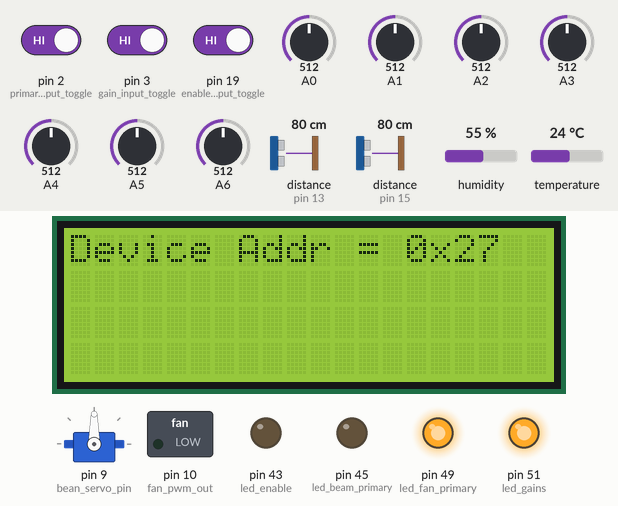
This sketch was run on a simulated Arduino Mega 2560, built with avr-gcc and run on an emulated ATmega2560. Shown: 20×4 character LCD, servo, switched loads named in the sketch (green lamp = pin HIGH), output pins drawn as LEDs (lit = HIGH). The test bench sets the inputs (shaded band); at power-on: pin 3 (gain_input_toggle) HIGH, pin 2 (primary_input_toggle) HIGH, pin 19 (enable_input_toggle) HIGH, A4 = 512, A5 = 512, A0 = 512, A1 = 512, A2 = 512, A3 = 512, A6 = 512, distance to the obstacle (sensors on pin 13, pin 15) 80 cm, humidity 55 %, temperature 24 °C. The echo pulse lasts 58.3 µs per cm; what the sketch prints to the serial monitor is not drawn.

Above: at 6.5 s.
6.6 s: pin 3 (gain_input_toggle) driven LOW
At 7.8 s:
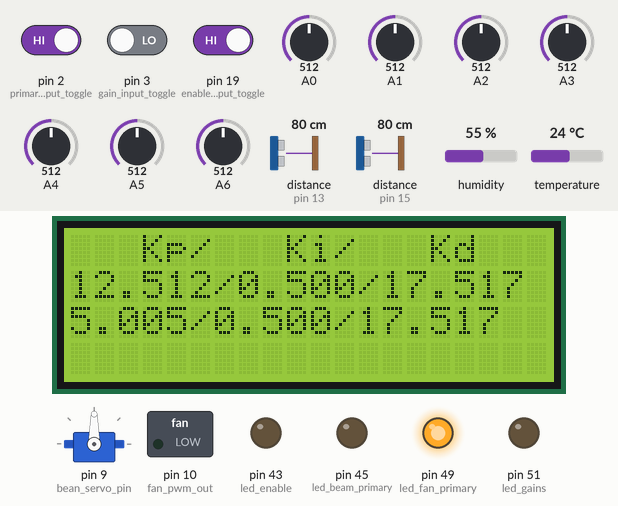
8.3 s: pin 2 (primary_input_toggle) driven LOW
At 9.3 s:
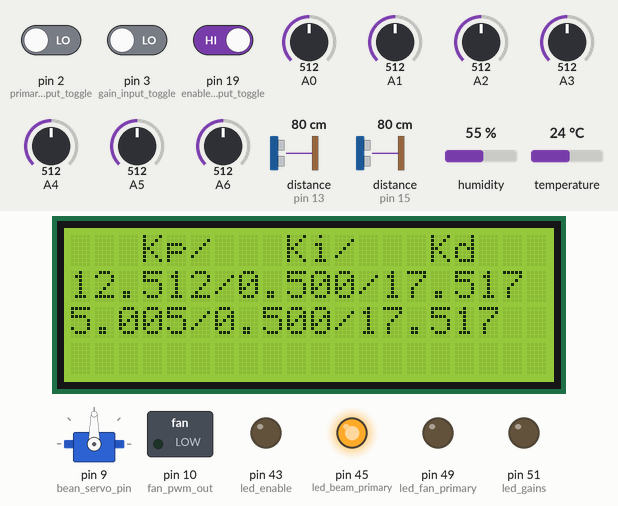
9.8 s: pin 19 (enable_input_toggle) driven LOW
At 10.9 s:
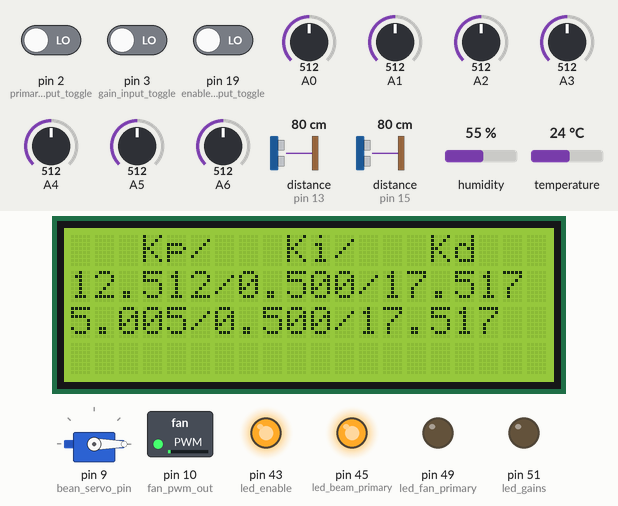
11.3 s: A4 set to 83
At 11.9 s:
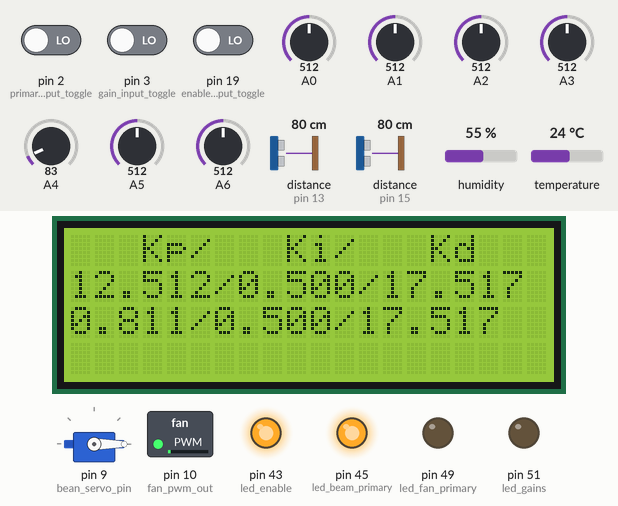
13.0 s: A4 set to 74
At 13.9 s:
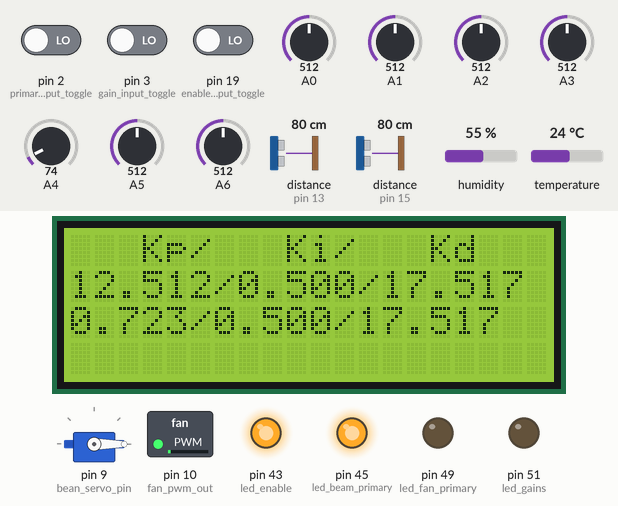
14.7 s: A5 set to 30
At 15.3 s:
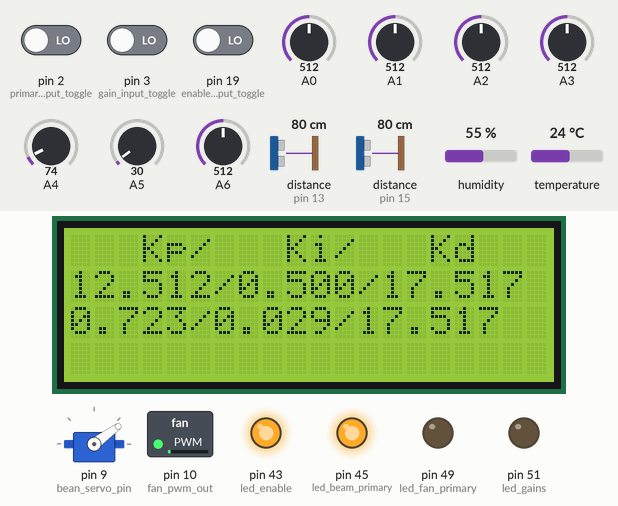
Timing chart, 0 to 18.5 s (numbered marks = the images above; inputs shaded):
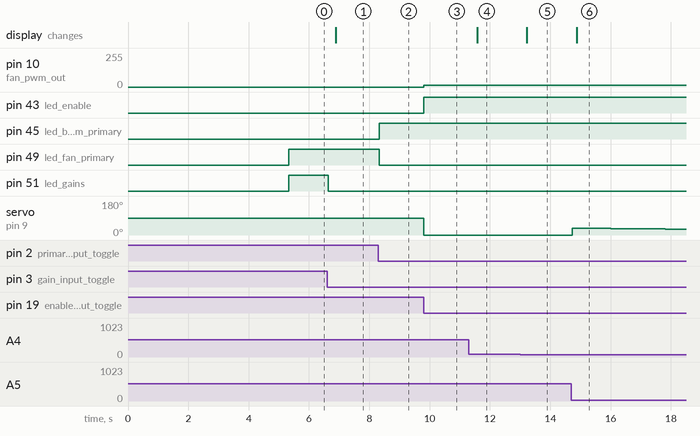

The sketch:

follower.ino
```cpp
#include <HCSR04.h>
#include <pid.h>
#include <Timer.h>
#include <Servo.h>
#include <Wire.h>
#include <LiquidCrystal_I2C.h>
#include <DHT11.h>

LiquidCrystal_I2C lcd(0x27, 20, 4);

/* Helper structs */

// PID pin inputs
typedef struct {
  const int kp_in;
  const int ki_in;
  const int kd_in;
} pid_inputs_t;

typedef struct {
  const int kp_max;
  const int ki_max;
  const int kd_max;
} pid_gains_max_t;

// Distance sensor
typedef struct {
  const int echo;
  const int trigger;
} ultrasonic_pins_t;

constexpr int moving_average_window_size = 10;

// Moving average container
typedef struct {
  uint8_t index;
  float buffer[moving_average_window_size];
  float raw;
  float filtered;
} filtered_data_t;

// Command interface
typedef struct {
  const pid_inputs_t gains;
  const pid_gains_max_t max_gains;
  const ultrasonic_pins_t position_input;
  const int command_input;
} input_command_interface_t;

typedef enum {
  FAN,
  BEAM
} system_type_t;

typedef struct {
  const system_type_t sys;                        // enum: system type
  UltraSonicDistanceSensor position_sensor;       // position sensor object
  PID controller;                                 // PID controller
  filtered_data_t target_position;                // target position
  filtered_data_t actual_position;                // sensed position
  int input_limits[2];                            // input min/max
  int output_limits[2];                           // output min/max
  void (*command_handler)(int command);           // callback for command
  input_command_interface_t *command_interface;   // command interface containing IO pins
} system_interface_t;

/* Macros */
// Constants
#define NUMBER_OF_SYSTEMS 2
#define USE_TEMP_SENSOR true

// Struct initializers
#define INIT_COMMAND_INTERFACE(SYSTEM)                                                                                \
  { .gains = { kp_##SYSTEM##_input, ki_##SYSTEM##_input, kd_##SYSTEM##_input },                                       \
    .max_gains = { kp_##SYSTEM##_max, ki_##SYSTEM##_max, kd_##SYSTEM##_max },                                         \
    .position_input = { .echo = SYSTEM##_ultrasonic_sensor_echo, .trigger = SYSTEM##_ultrasonic_sensor_trigger },     \
    .command_input = pot_##SYSTEM##_command_input,                                                                    \
  }

#define INIT_FILTERED_DATA { .index = -1 }

// Logging
#define NEWLINE()     \
  Serial.println()

#define LOG(buf) {    \
  Serial.print(buf);  \
  Serial.print(" ");  \
}

#define LOGEOL(buf)   \
  Serial.println(buf);

/* Pinouts */

// System-related
constexpr int kp_fan_input                       = A1;
constexpr int ki_fan_input                       = A2;
constexpr int kd_fan_input                       = A3;
constexpr int pot_fan_command_input              = A0;
constexpr int fan_ultrasonic_sensor_trigger      = 12;
constexpr int fan_ultrasonic_sensor_echo         = 13;
constexpr int kp_beam_input                      = A4;
constexpr int ki_beam_input                      = A5;
constexpr int kd_beam_input                      = A6;
constexpr int pot_beam_command_input             = A0;
constexpr int beam_ultrasonic_sensor_trigger     = 14;
constexpr int beam_ultrasonic_sensor_echo        = 15;

constexpr int gain_input_toggle           = 3;
constexpr int enable_input_toggle         = 19;
constexpr int primary_input_toggle        = 2;

// Max kp, ki, kd values
constexpr double kp_fan_max = 25.0;
constexpr double ki_fan_max = 1.0;
constexpr double kd_fan_max = 35.0;
constexpr double kp_beam_max = 10.0;
constexpr double ki_beam_max = 1.0;
constexpr double kd_beam_max = 35.0;

// Additional pins
constexpr int fan_pwm_out                        = 10;
constexpr int bean_servo_pin                     = 9;
constexpr int led_gains                          = 51;
constexpr int led_enable                         = 43;
constexpr int led_fan_primary                    = 49;
constexpr int led_beam_primary                   = 45;

constexpr int lcd_decimation = 5;

// Button debounce
constexpr float button_debounce_duration_ms      = 1000.0;
Timer gain_input_timer(button_debounce_duration_ms, MILLISECONDS);
Timer enable_input_timer(button_debounce_duration_ms, MILLISECONDS);
Timer primary_input_timer(button_debounce_duration_ms, MILLISECONDS);

/* Configuration params */
// Fan
#define fan_pid_limits        {0, 255}
#define servo_limits          {-90, 90}
#define fan_position_limits   {5, 30}
#define beam_position_limits  {5, 30}
constexpr float feed_forward_slope              = -2.0;
constexpr float feed_forward_offset             = 175.0;

// Beam
Servo beam_servo;
constexpr int beam_home_position                = 90;

// Temp/humidity sensor
#if USE_TEMP_SENSOR
constexpr int temp_sensor_pin = 4;
DHT11 temp_sensor(temp_sensor_pin);
filtered_data_t current_temp = { .index = -1 };
#endif

unsigned long ts;
constexpr int loop_rate_ms = 50.0;

static input_command_interface_t fan_command_interface = INIT_COMMAND_INTERFACE(fan);
static input_command_interface_t beam_command_interface = INIT_COMMAND_INTERFACE(beam);

void fan_command_callback(int command) {
  analogWrite(fan_pwm_out, command);
}

void beam_command_callback(int command) {
  beam_servo.write(beam_home_position - command);
}

/* Volatile booleans for interrupt. Need to be defined external from struct to work... */
volatile bool gain_state = false;
volatile bool enable_state = false;
volatile bool primary_state = true;

system_interface_t fan_system_interface = {
  .sys = FAN,
  .position_sensor = UltraSonicDistanceSensor(
    fan_command_interface.position_input.trigger,
    fan_command_interface.position_input.echo
  ),
  .controller = PID(
    0,
    0,
    0,
    NEGATIVE,
    &compute_fan_feed_forward
  ),
  .target_position = { .index = -1 },
  .actual_position = { .index = -1 }, // TODO: why does macro init fail?
  .input_limits = fan_position_limits,
  .output_limits = fan_pid_limits,
  .command_handler = &fan_command_callback,
  .command_interface = &fan_command_interface,
};

system_interface_t beam_system_interface = {
  .sys = BEAM,
  .position_sensor = UltraSonicDistanceSensor(
    beam_command_interface.position_input.trigger,
    beam_command_interface.position_input.echo
  ),
  .controller = PID(
    0,
    0,
    0,
    NEGATIVE
  ),
  .target_position = { .index = -1 },
  .actual_position = { .index = -1 }, // TODO: why does macro init fail?
  .input_limits = beam_position_limits,
  .output_limits = servo_limits,
  .command_handler = &beam_command_callback,
  .command_interface = &beam_command_interface,
};

system_interface_t interfaces[NUMBER_OF_SYSTEMS] = {fan_system_interface, beam_system_interface};

system_interface_t* get_interface(system_type_t system_type) {
  for (system_interface_t &interface : interfaces) {
    if (interface.sys == system_type) return &interface;
  }

  return NULL;
}

void setup() {
  // put your setup code here, to run once:
  Serial.begin(115200);

  // LCD setup
  lcd.init();
  lcd.backlight();
  lcd.setCursor(0,0);
  lcd.print("Device Addr = 0x27");

  // Initialize interfaces
  pinMode(gain_input_toggle, INPUT_PULLUP);
  gain_input_timer.Start();

  pinMode(enable_input_toggle, INPUT_PULLUP);
  enable_input_timer.Start();

  pinMode(primary_input_toggle, INPUT_PULLUP);
  primary_input_timer.Start();

  pinMode(led_gains, OUTPUT);
  pinMode(led_enable, OUTPUT);
  pinMode(led_fan_primary, OUTPUT);
  pinMode(led_beam_primary, OUTPUT);

  // Attach interrupts. Has to be done individually w/ current setup since debounce timers are decoupled...
  attachInterrupt(digitalPinToInterrupt(gain_input_toggle), toggle_edit_gains, FALLING);
  attachInterrupt(digitalPinToInterrupt(enable_input_toggle), toggle_edit_enable, FALLING);
  attachInterrupt(digitalPinToInterrupt(primary_input_toggle), toggle_edit_primary, FALLING);

  #if USE_TEMP_SENSOR
  while (current_temp.index != moving_average_window_size-1) {
    /* Fill filter buffer with current temp, use calibrated average */
    filter_data(&current_temp, temp_sensor.readTemperature());
  }
  #endif

  // Set servo to home position
  beam_servo.attach(bean_servo_pin);
  beam_servo.write(beam_home_position);
}

void loop() {
  static unsigned long iter = 0;
  ts = millis();

  update_sensed_and_targets();

  for (system_interface_t &interface : interfaces) {
    /* Update gains if state allows it */
    if (gain_state) {
      update_gains(&interface);
    }

    if (enable_state) {
      /* Compute PID */
      interface.controller.Step(
        loop_rate_ms * 0.001, // [ms] -> [s]
        interface.actual_position.filtered,
        interface.target_position.filtered
      );

      /* Send clamped output to command handler */
      interface.command_handler(
        interface.controller.GetClampedOutput(
          interface.output_limits[0],
          interface.output_limits[1]
        )
      );
    } else {
      interface.command_handler(0);
    }

    /* Log data */
    log_data(&interface);
  }

  /* Log timestamp, start newline in prep for next packet */
  LOGEOL(ts);

  digitalWrite(led_gains, !gain_state);
  digitalWrite(led_enable, enable_state);
  digitalWrite(led_fan_primary, primary_state);
  digitalWrite(led_beam_primary, !primary_state);

  /* Display gains */
  if (iter % lcd_decimation == 0 && gain_state) {
    lcdPrint();
  }

  ++iter;

  unsigned long duration = (millis() - ts);

  /* Enforce loop frequency */
  if (duration < loop_rate_ms)
    delay(loop_rate_ms - duration);
}

void lcdPrint() {
  lcd.setCursor(0, 0);
  lcd.print("   Kp/   Ki/   Kd   ");

  for (int i = 0; i < NUMBER_OF_SYSTEMS; i++) {
    lcd.setCursor(0, i+1);

    auto gains = interfaces[i].controller.GetGains();
    lcd.print(String(gains.kp, 3));
    lcd.print("/");
    lcd.print(String(gains.ki, 3));
    lcd.print("/");
    lcd.print(String(gains.kd, 3));
  }
}

void update_sensed_and_targets() {
  #if NUMBER_OF_SYSTEMS == 1
  LOG(1); /* priamry state always == true with one system */
  filter_data(
    &interfaces[0].target_position,
    map(
      analogRead(interface.command_interface->command_input),
      0,
      1023,
      interface.input_limits[0],
      interface.input_limits[1]
    )
  );

  filter_data(
    &interfaces[0].actual_position,
    #if USE_TEMP_SENSOR
    interfaces[0].position_sensor.measureDistanceCm(current_temp.filtered)
    #else
    interfaces[0].position_sensor.measureDistanceCm()
    #endif
  );
  #else
  system_interface_t *primary_interface;
  system_interface_t *secondary_interface;
  LOG(primary_state);
  if (primary_state) {
    primary_interface = get_interface(FAN);
    secondary_interface = get_interface(BEAM);
  } else {
    primary_interface = get_interface(BEAM);
    secondary_interface = get_interface(FAN);
  }

  /* This should never happen, but in case it does... */
  if (primary_interface == NULL || secondary_interface == NULL) {
    return;
  }

  filter_data(
    &primary_interface->target_position,
    map(
      analogRead(primary_interface->command_interface->command_input),
      0,
      1023,
      primary_interface->input_limits[0],
      primary_interface->input_limits[1]
    )
  );

  filter_data(
    &primary_interface->actual_position,
    #if USE_TEMP_SENSOR
    primary_interface->position_sensor.measureDistanceCm(current_temp.filtered)
    #else
    primary_interface->position_sensor.measureDistanceCm()
    #endif
  );

  filter_data(
    &secondary_interface->actual_position,
    #if USE_TEMP_SENSOR
    secondary_interface->position_sensor.measureDistanceCm(current_temp.filtered)
    #else
    secondary_interface->position_sensor.measureDistanceCm()
    #endif
  );

  secondary_interface->target_position.filtered = primary_interface->actual_position.filtered;
  #endif
}

void log_data(system_interface_t *interface) {
  auto gains = interface->controller.GetGains();
  auto contributions = interface->controller.GetContributions();
  LOG(interface->sys);
  LOG(interface->target_position.filtered);
  LOG(interface->actual_position.filtered);
  LOG(gains.kp);
  LOG(gains.ki);
  LOG(gains.kd);
  LOG(contributions.kp);
  LOG(contributions.ki);
  LOG(contributions.kd);
  LOG(contributions.ff);
}

void update_gains(system_interface_t *interface) {
  float kp_ = analogRead(interface->command_interface->gains.kp_in) / 1023.0 * interface->command_interface->max_gains.kp_max;
  float ki_ = analogRead(interface->command_interface->gains.ki_in) / 1023.0 * interface->command_interface->max_gains.ki_max;
  float kd_ = analogRead(interface->command_interface->gains.kd_in) / 1023.0 * interface->command_interface->max_gains.kd_max;
  interface->controller.SetGains(
    kp_,
    ki_,
    kd_,
    false
  );
}

double compute_fan_feed_forward(double dist) {
  /* Linear feed-forward. Enforce output is >= 0, since fan is always trying to push ball. */
  return enable_state ? max(0.0, dist*feed_forward_slope + feed_forward_offset) : 0.0;
}

void filter_data(filtered_data_t *data, float new_val) {
  /* Pass input to "raw" field */
  data->raw = new_val;

  if (data->index != moving_average_window_size-1) {
    /* Case: buffer is not full */
    /* Reset filtered output to zero */
    data->filtered = 0.0;

    /* Emplace current sample to next "empty" index */
    data->buffer[++data->index] = data->raw;

    /* Sum values in buffer, divide by # of samples (index+1) */
    for (int i = 0; i <= data->index; ++i) {
      data->filtered += data->buffer[i];
    }
    data->filtered /= (data->index+1);
  } else {
    /* Case: buffer is full */
    /* Assign filter to the current value, since that will not be included in loop below */
    data->filtered = data->raw;

    /* Shift buffer and sum N most recent values. Divide by window size to compute average */
    for (int i = 1; i < moving_average_window_size; ++i) {
      data->buffer[i-1] = data->buffer[i];
      data->filtered += data->buffer[i-1];
    }

    data->filtered /= moving_average_window_size;

    /* Append buffer with current value */
    data->buffer[moving_average_window_size-1] = data->raw;
  }
}


void toggle_edit_gains() {
  if (gain_input_timer.IsComplete()) {
    gain_state = !gain_state;
    gain_input_timer.Start();
  }
}

void toggle_edit_enable() {
  if (enable_input_timer.IsComplete()) {
    enable_state = !enable_state;
    enable_input_timer.Start();
  }
}

void toggle_edit_primary() {
  if (primary_input_timer.IsComplete()) {
    primary_state = !primary_state;
    primary_input_timer.Start();
  }
}
```

Measured:
- after the input at 6.6 s, pin 51 (led_gains): HIGH → LOW at once; the display: changes after 0.29 s (image 1)
- after the input at 8.3 s, pin 45 (led_beam_primary): LOW → HIGH at once; pin 49 (led_fan_primary): HIGH → LOW at once
- after the input at 9.8 s, pin 10 (fan_pwm_out): 0/255 → 15/255 at once; pin 43 (led_enable): LOW → HIGH at once; servo on pin 9 (bean_servo_pin): 90° → 0° at once
- after the input at 11.3 s, the display: changes after 0.27 s (image 4)
- after the input at 13.0 s, the display: changes after 0.23 s (image 5)
- after the input at 14.7 s, servo on pin 9 (bean_servo_pin): 0° → 37° at once, → 36° 0.10 s later, → 35° 0.63 s later, → 34° 0.55 s later, … (8 changes in this stretch); the display: changes after 0.18 s (image 6)
